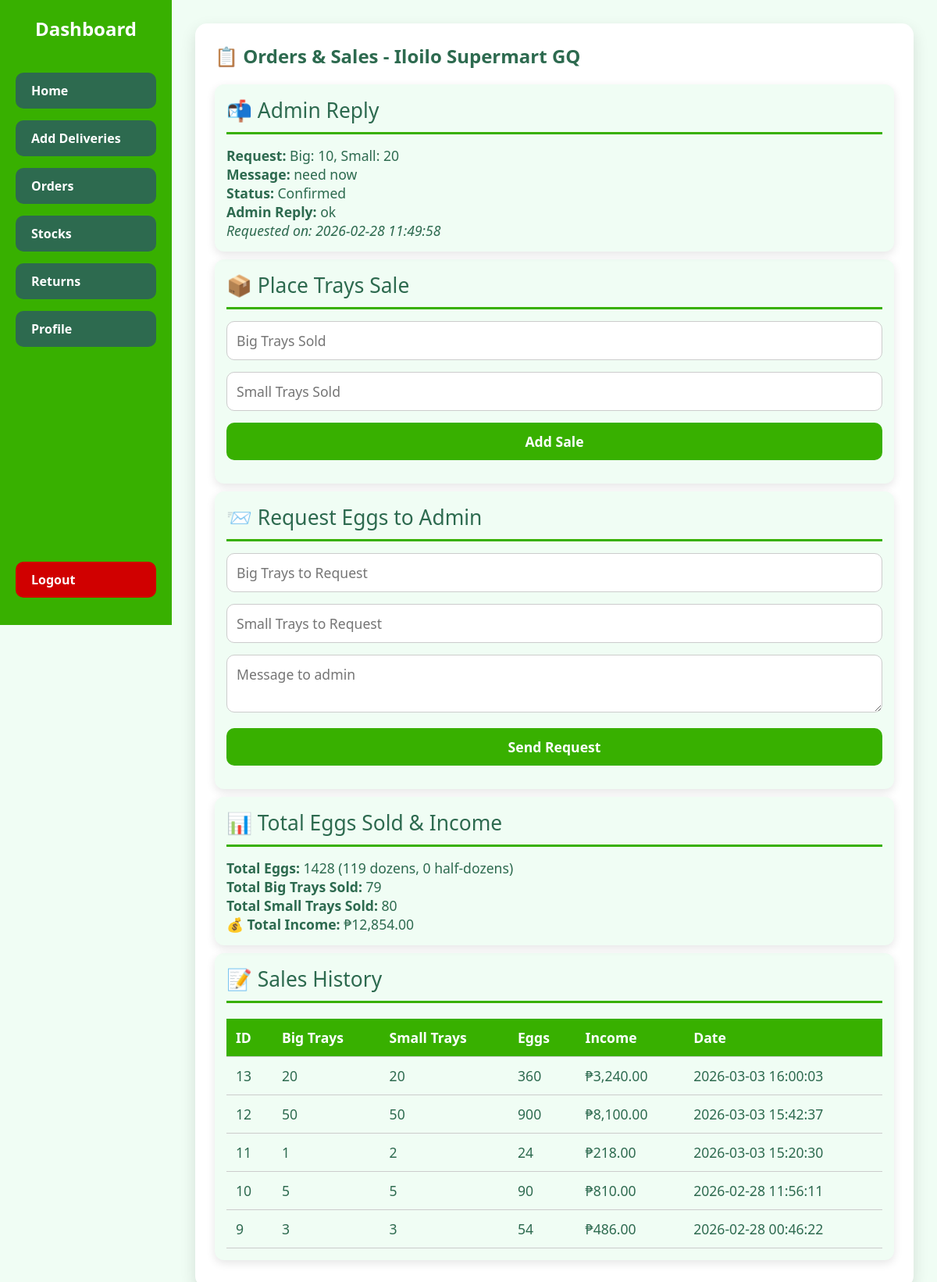
The page /orders.php (signed in) on the database its author committed.
### tables this page shows
CREATE TABLE `requests` (
  `id` int(11) NOT NULL,
  `branch_id` int(11) NOT NULL,
  `big_trays` int(11) DEFAULT 0,
  `small_trays` int(11) DEFAULT 0,
  `message` text DEFAULT NULL,
  `admin_reply` text DEFAULT NULL,
  `status` enum('pending','confirmed','rejected') DEFAULT 'pending',
  `request_datetime` datetime DEFAULT current_timestamp()
);

CREATE TABLE `sales` (
  `id` int(10) UNSIGNED NOT NULL,
  `branch_id` int(10) UNSIGNED NOT NULL,
  `big_trays_sold` int(10) UNSIGNED NOT NULL DEFAULT 0,
  `small_trays_sold` int(10) UNSIGNED NOT NULL DEFAULT 0,
  `egg_pieces_sold` int(10) UNSIGNED GENERATED ALWAYS AS (`big_trays_sold` * 30 + `small_trays_sold` * 12) STORED,
  `total_amount` decimal(10,2) GENERATED ALWAYS AS (`egg_pieces_sold` * (90 / 12)) STORED,
  `sale_datetime` datetime NOT NULL DEFAULT current_timestamp()
);

### orders.php (the view, shortened to what this page needs)
<?php
$servername = "localhost";
$username   = "root";
$password   = "";
$dbname     = "freshfarmegg";
$conn = new mysqli($servername, $username, $password, $dbname);
$user = $_SESSION['user'];
$branch_id   = $user['branch_id'];
$branch_name = $user['branch_name'];
$price_big_tray   = 106;
$price_small_tray = 56;
$stmt = $conn->prepare("SELECT * FROM sales WHERE branch_id=? ORDER BY sale_datetime DESC");
$stmt->bind_param("i",$branch_id);
$stmt->execute();
$result = $stmt->get_result();
$sales = $result->fetch_all(MYSQLI_ASSOC);
$total_big_trays = 0;
$total_small_trays = 0;
$total_income = 0;
foreach($sales as $s){
    $total_big_trays   += $s['big_trays_sold'];
    $total_small_trays += $s['small_trays_sold'];
    $total_income += ($s['big_trays_sold'] * $price_big_tray) + ($s['small_trays_sold'] * $price_small_tray);
}
$total_eggs = ($total_big_trays * 12) + ($total_small_trays * 6);
$dozens     = intdiv($total_eggs, 12);
$half_dozen = intdiv($total_eggs % 12, 6);
$stmt_reply = $conn->prepare("SELECT * FROM requests WHERE branch_id=? AND admin_reply IS NOT NULL ORDER BY request_datetime DESC");
$stmt_reply->bind_param("i", $branch_id);
$stmt_reply->execute();
$admin_replies = $stmt_reply->get_result()->fetch_all(MYSQLI_ASSOC);
?>
<!DOCTYPE html>
<html lang="en">
<head>
</head>
<body>
<div class="sidebar">
<h2>Dashboard</h2>
<a href="dashboard.php">Home</a>
<a href="add_deliveries.php">Add Deliveries</a>
<a href="orders.php">Orders</a>
<a href="stocks.php">Stocks</a>
<a href="returns.php">Returns</a>
<a href="profile.php">Profile</a>
<a href="../home.php" class="logout">Logout</a>
</div>
<div class="main-content">
    <div class="card">
        <h2>📋 Orders & Sales - <?php echo htmlspecialchars($branch_name); ?></h2>
        <?php if(!empty($admin_replies)): ?>
        <div class="flex-grid">
            <?php foreach($admin_replies as $reply): ?>
                <div class="summary-box">
                    <div class="section-header">📬 Admin Reply</div>
                    <strong>Request:</strong> Big: <?php echo $reply['big_trays']; ?>, Small: <?php echo $reply['small_trays']; ?><br>
                    <strong>Message:</strong> <?php echo htmlspecialchars($reply['message']); ?><br>
                    <strong>Status:</strong> <?php echo ucfirst($reply['status']); ?><br>
                    <strong>Admin Reply:</strong> <?php echo htmlspecialchars($reply['admin_reply']); ?><br>
                    <em>Requested on: <?php echo $reply['request_datetime']; ?></em>
                </div>
            <?php endforeach; ?>
        </div>
        <?php endif; ?>
        <div class="summary-box">
            <div class="section-header">📦 Place Trays Sale</div>
            <form method="post">
                <input type="number" name="big_trays_sold" placeholder="Big Trays Sold" min="0" required>
                <input type="number" name="small_trays_sold" placeholder="Small Trays Sold" min="0" required>
                <button type="submit" name="add_sale">Add Sale</button>
            </form>
        </div>
        <div class="summary-box">
            <div class="section-header">📨 Request Eggs to Admin</div>
            <form method="post">
                <input type="number" name="request_big_trays" placeholder="Big Trays to Request" min="0" required>
                <input type="number" name="request_small_trays" placeholder="Small Trays to Request" min="0" required>
                <textarea name="message" placeholder="Message to admin" required></textarea>
                <button type="submit" name="request_admin">Send Request</button>
            </form>
        </div>
        <div class="flex-grid">
            <div class="summary-box">
                <div class="section-header">📊 Total Eggs Sold & Income</div>
                <strong>Total Eggs:</strong> <?php echo $total_eggs; ?> (<?php echo $dozens; ?> dozens, <?php echo $half_dozen; ?> half-dozens)<br>
                <strong>Total Big Trays Sold:</strong> <?php echo $total_big_trays; ?><br>
                <strong>Total Small Trays Sold:</strong> <?php echo $total_small_trays; ?><br>
                <strong>💰 Total Income:</strong> ₱<?php echo number_format($total_income,2); ?>
            </div>
        </div>
        <?php if($sales): ?>
        <div class="summary-box">
            <div class="section-header">📝 Sales History</div>
            <table>
                <thead>
                    <tr>
                        <th>ID</th>
                        <th>Big Trays</th>
                        <th>Small Trays</th>
                        <th>Eggs</th>
                        <th>Income</th>
                        <th>Date</th>
                    </tr>
                </thead>
                <tbody>
                    <?php foreach($sales as $s): ?>
                    <tr>
                        <td><?php echo $s['id']; ?></td>
                        <td><?php echo $s['big_trays_sold']; ?></td>
                        <td><?php echo $s['small_trays_sold']; ?></td>
                        <td><?php echo ($s['big_trays_sold']*12 + $s['small_trays_sold']*6); ?></td>
                        <td>₱<?php echo number_format(($s['big_trays_sold']*$price_big_tray)+($s['small_trays_sold']*$price_small_tray),2); ?></td>
                        <td><?php echo $s['sale_datetime']; ?></td>
                    </tr>
                    <?php endforeach; ?>
                </tbody>
            </table>
        </div>
        <?php endif; ?>
    </div>
</div>
</body>
</html>

### orders.php (style rules this page uses)
* { margin:0;padding:0;box-sizing:border-box;font-family:'Segoe UI',Verdana,Tahoma; }
body { background:#f0fdf4;display:flex;min-height:100vh; }
.sidebar { width:220px;background:#38b000;color:#fff;height:100vh;position:fixed;left:0;top:0;display:flex;flex-direction:column;padding:20px; }
.sidebar h2 { margin-bottom:40px;font-size:1.5em;text-align:center; }
.sidebar a { display:block;padding:12px 20px;margin-bottom:15px;background:#2d6a4f;border-radius:10px;color:#fff;text-decoration:none;font-weight:bold;transition:0.3s; }
.sidebar .logout { background:#d00000;margin-top:auto; }
.main-content { margin-left:220px;padding:30px;flex:1; }
.card { background:#fff;border-radius:15px;padding:25px;box-shadow:0 8px 20px rgba(0,0,0,0.12);margin-bottom:25px; }
.card h2 { color:#2d6a4f;margin-bottom:20px; }
input,textarea,button { padding:12px;margin-bottom:15px;width:100%;border-radius:10px;border:1px solid #ccc;font-size:1em; }
button { background:#38b000;color:#fff;border:none;font-weight:bold;cursor:pointer;transition:0.3s; }
table { width:100%;border-collapse:collapse;margin-top:20px; }
th,td { padding:12px;border-bottom:1px solid #ccc;text-align:left; }
th { background:#38b000;color:#fff; }
.summary-box { background:#f0fdf4;color:#2d6a4f;padding:15px;border-radius:12px;box-shadow:0 4px 12px rgba(0,0,0,0.1);font-size:1.1em;margin-bottom:10px; }
.section-header { font-size:1.5em;color:#2d6a4f;border-bottom:3px solid #38b000;padding-bottom:10px;margin-bottom:15px; }
.flex-grid { display:flex;flex-wrap:wrap;gap:20px; }
.flex-grid .summary-box { flex:1 1 45%; }

### rows shown on the page
requests: big_trays "10", small_trays "20", message "need now", status "Confirmed", admin_reply "ok", request_datetime "2026-02-28 11:49:58"
sales: id "13", big_trays_sold "20", small_trays_sold "20", $s['big_trays_sold']*12 + $s['small_trays_sold']*6 "360", big_trays_sold+small_trays_sold "3,240.00", sale_datetime "2026-03-03 16:00:03"
sales: id "12", big_trays_sold "50", small_trays_sold "50", $s['big_trays_sold']*12 + $s['small_trays_sold']*6 "900", big_trays_sold+small_trays_sold "8,100.00", sale_datetime "2026-03-03 15:42:37"
sales: id "11", big_trays_sold "1", small_trays_sold "2", $s['big_trays_sold']*12 + $s['small_trays_sold']*6 "24", big_trays_sold+small_trays_sold "218.00", sale_datetime "2026-03-03 15:20:30"
sales: id "10", big_trays_sold "5", small_trays_sold "5", $s['big_trays_sold']*12 + $s['small_trays_sold']*6 "90", big_trays_sold+small_trays_sold "810.00", sale_datetime "2026-02-28 11:56:11"
sales: id "9", big_trays_sold "3", small_trays_sold "3", $s['big_trays_sold']*12 + $s['small_trays_sold']*6 "54", big_trays_sold+small_trays_sold "486.00", sale_datetime "2026-02-28 00:46:22"

### other values the page prints
$branch_name "Iloilo Supermart GQ"
$total_eggs "1428"
$dozens "119"
$half_dozen "0"
$total_big_trays "79"
$total_small_trays "80"
$total_income "12,854.00"
